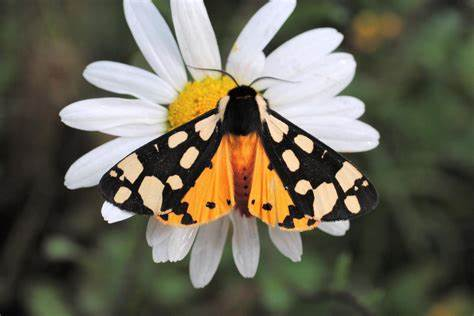
#> input picture lo6/butterfly.jpg, 474 x 316 px
$ python 'LBP Region Histogram.py'
#> lines starting #> are read from the running program, lines starting #| are printed output that depends on the picture
import cv2
import numpy as np
import matplotlib.pyplot as plt
from skimage.feature import local_binary_pattern

# Load the grayscale image
image_path = "butterfly.jpg"
image = cv2.imread(image_path, cv2.IMREAD_GRAYSCALE)
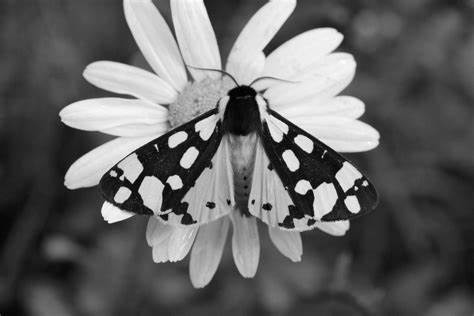
#> image: shape (316, 474); min 0, max 255, mean 100.9

# Check if the image has been loaded properly
if image is None:
    raise FileNotFoundError(f"Image at path '{image_path}' could not be loaded. Please check the file path.")

# LBP parameters
radius = 1
n_points = 8 * radius

# Compute the LBP
lbp = local_binary_pattern(image, n_points, radius, method="uniform")
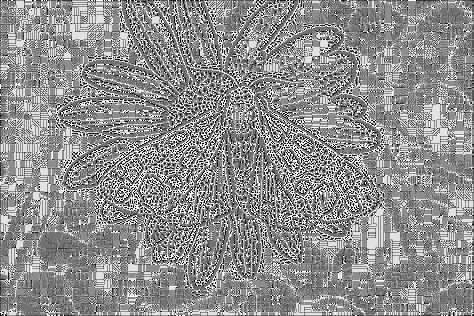
#> lbp: shape (316, 474) float64; min 0, max 9, mean 5.05; drawn with min black and max white

# Compute the LBP histogram
lbp_hist, _ = np.histogram(
    lbp.ravel(), bins=np.arange(0, n_points + 3), range=(0, n_points + 2)
)
#> lbp_hist = [3545, 6404, 3612, 16197, 32395, 37552, 11698, 10203, 18361, 9817]

# Normalize the histogram
lbp_hist = lbp_hist.astype("float")
lbp_hist /= (lbp_hist.sum() + 1e-6)  # Prevent division by zero with a small constant
#> lbp_hist = [0.0237, 0.0428, 0.0241, 0.108, 0.216, 0.251, 0.0781, 0.0681, 0.123, 0.0655]

# Plot the original image, LBP image, and the histogram
plt.figure(figsize=(15, 5))

# Original Image
plt.subplot(1, 3, 1)
plt.imshow(image, cmap='gray')
plt.title("Original Image")
plt.axis('off')

# LBP Image
plt.subplot(1, 3, 2)
plt.imshow(lbp, cmap='gray')
plt.title("LBP Image (After Effect)")
plt.axis('off')

# LBP Histogram
plt.subplot(1, 3, 3)
plt.bar(range(len(lbp_hist)), lbp_hist, width=0.7, align='center', color='blue', alpha=0.7)
plt.title("LBP Histogram")
plt.xlabel("Bins")
plt.ylabel("Frequency (Normalized)")
plt.xticks(range(len(lbp_hist)))
plt.grid(axis='y', linestyle='--', linewidth=0.5, alpha=0.7)

plt.tight_layout()
plt.show()
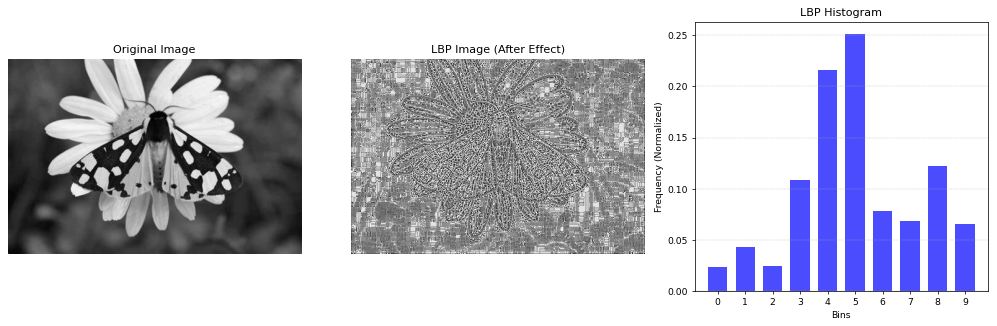
#> figure drawn by matplotlib, 3 panels; panel 3: tallest bar 0.251 high, from x = 4.65 to 5.35
